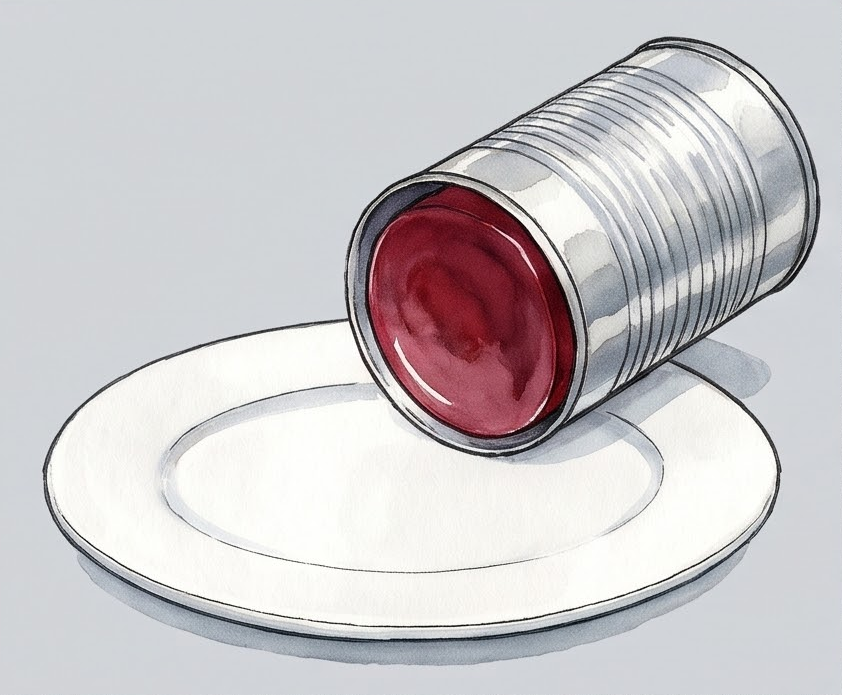
#> input picture projects/Thanksgiving/tests/cran_p1.png, 842 x 695 px, found by its file name; its folder holds only this picture in this run
$ python cran_cut.py
#> lines starting #> are read from the running program, lines starting #| are printed output that depends on the picture; after the words box and inside, x2 and y2 are one past the last pixel; in counts of white or black regions, pixels touching at a corner belong together
import cv2,numpy as np,subprocess,os
out=[];info=[]
for i in range(1,7):
    p=cv2.imread(f'tests/cran_p{i}.png'); h,w=p.shape[:2]
#> further down, p is the input picture: shape (695, 842, 3); mean B, G, R 201.7, 199.3, 202.8
#> after `h, w = p.shape[:2]`: h = 695; w = 842
    bg=np.median(np.r_[p[:15].reshape(-1,3),p[:, :15].reshape(-1,3)],0)
#> bg = [216, 213, 209]
    d=np.abs(p.astype(int)-bg).sum(2)
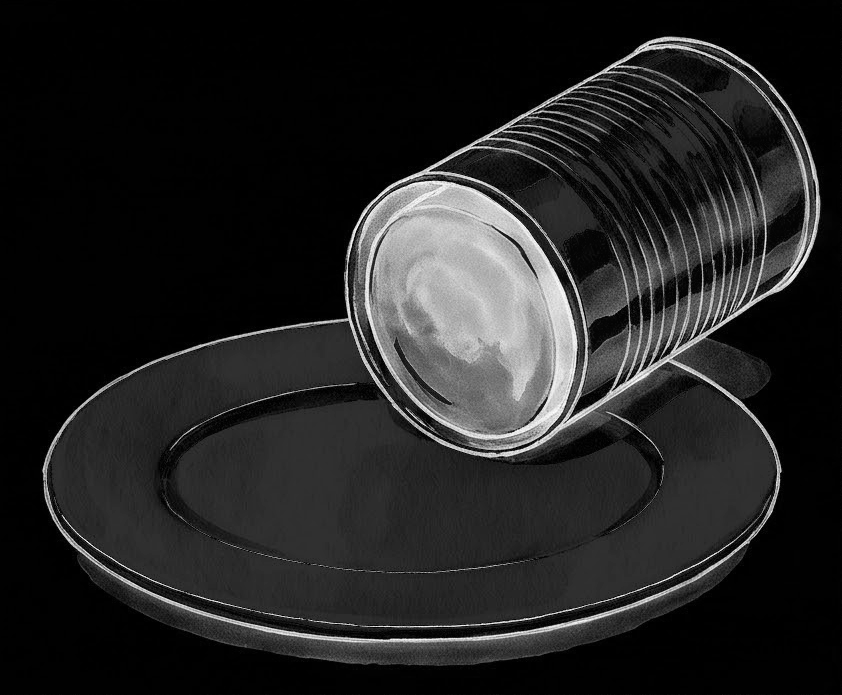
#> d: shape (695, 842) float64; min 0, max 638, mean 88.4; drawn with min black and max white
    fg=(d>75).astype(np.uint8)
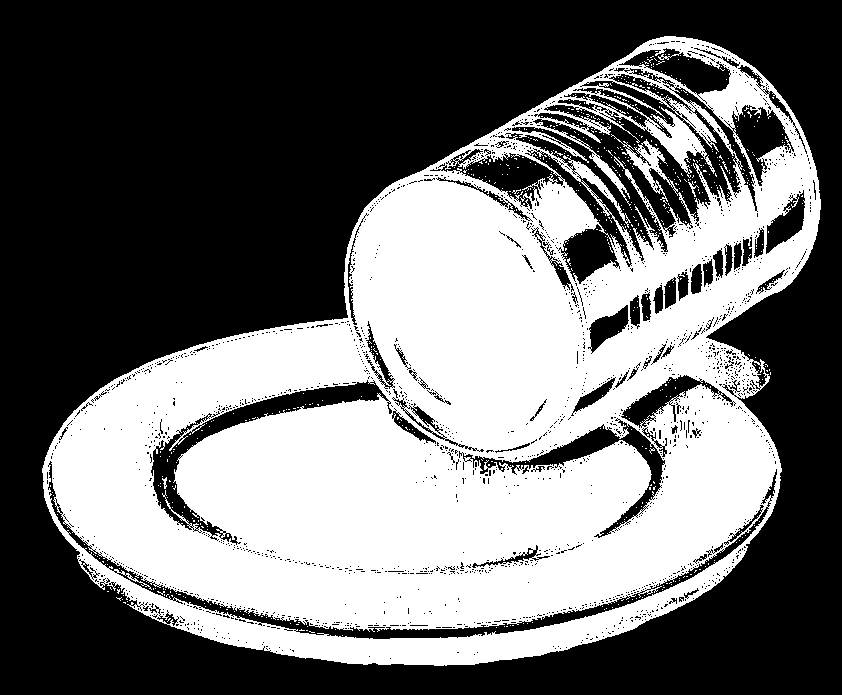
#> fg: shape (695, 842); values 0 (black) and 1 (white), 43.1% white; 618 white regions (615 under 20 px), largest, box (x1, y1, x2, y2) and area: (42, 36, 821, 666) 250810, (688, 181, 699, 197) 44, (162, 477, 167, 489) 31
    fg=cv2.morphologyEx(fg,cv2.MORPH_CLOSE,np.ones((7,7),np.uint8))
#> fg: shape (695, 842); values 0 (black) and 1 (white), 48.8% white; 6 white regions (5 under 20 px), largest, box (x1, y1, x2, y2) and area: (42, 36, 821, 666) 285772
    ff=fg.copy();cv2.floodFill(ff,np.zeros((h+2,w+2),np.uint8),(0,0),1)
#> after `cv2.floodFill(ff, np.zeros((h + 2, w + 2), np.uint8), (0, 0), 1)`:
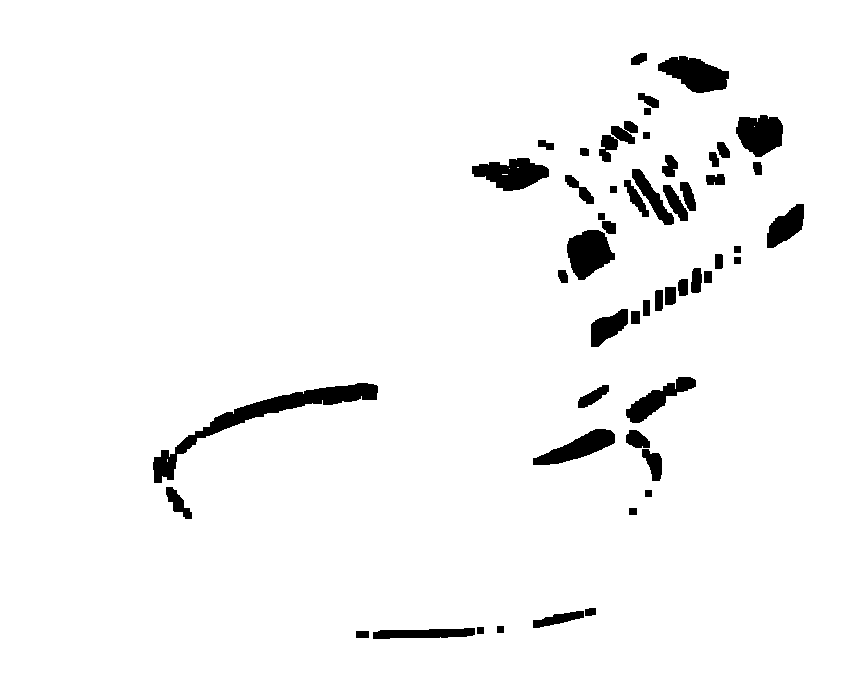
#> ff: shape (695, 842); values 0 (black) and 1 (white), 96% white; 52 black regions, largest, box (x1, y1, x2, y2) and area: (153, 383, 378, 483) 3552, (658, 56, 729, 93) 1636, (567, 230, 615, 280) 1621
    fg=fg|(1-ff)   # fill holes
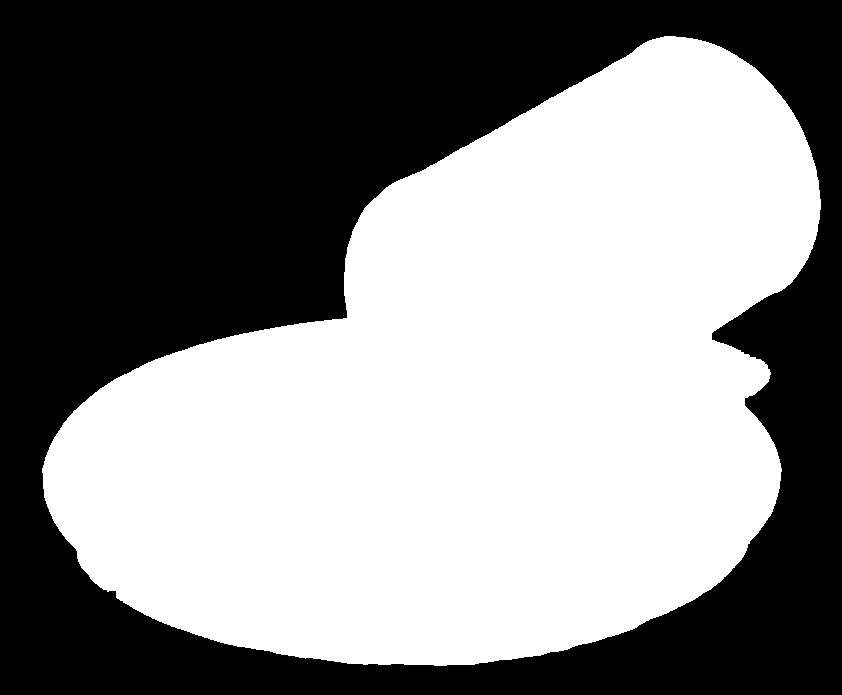
#> fg: shape (695, 842); values 0 (black) and 1 (white), 52.8% white; 1 black region, box (x1, y1, x2, y2) and area: (0, 0, 842, 695) 276289
    n,lab,st,_=cv2.connectedComponentsWithStats(fg)
#> n = 2; st = [[0, 0, 842, 695, 276289], [42, 36, 779, 630, 308901]]
    keep=np.zeros_like(fg)
    for k in range(1,n):
        if st[k,4]>3000: keep|=(lab==k).astype(np.uint8)
    a=cv2.GaussianBlur(keep.astype(np.float32),(3,3),0)
    # plate = big bright component
    br=((p.min(2)>235)&(keep>0)).astype(np.uint8)
#> br: shape (695, 842); values 0 (black) and 1 (white), 23.6% white; 674 white regions (637 under 20 px), largest, box (x1, y1, x2, y2) and area: (51, 322, 776, 626) 126151, (510, 177, 607, 261) 2679, (698, 62, 772, 132) 1681
    n,lab,st,_=cv2.connectedComponentsWithStats(br); k=1+np.argmax(st[1:,4])
#> after `n, lab, st, _ = cv2.connectedComponentsWithStats(br)`:
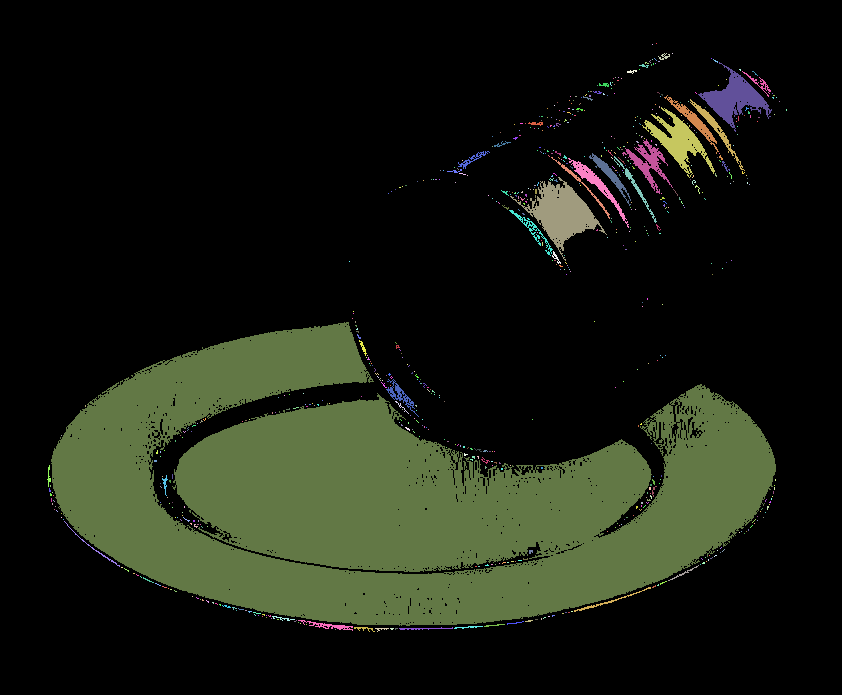
#> lab: shape (695, 842) int32; 675 distinct labels, from 0 to 674; one colour per label, 0 black
#> after `n, lab, st, _ = cv2.connectedComponentsWithStats(br)`: n = 675; st = 675 rows, first 6: [0, 0, 842, 695, 446892], [656, 43, 1, 1, 1], [652, 44, 1, 1, 1], [658, 53, 12, 7, 35], [672, 53, 1, 1, 1], [652, 59, 1, 1, 1]
#> after `k = 1 + np.argmax(st[1:, 4])`: k = 346
    x,y,ww,hh=st[k,:4]; info.append((x+ww/2,y+hh,ww))
#> after `x, y, ww, hh = st[k, :4]`: x = 51; y = 322; ww = 725; hh = 304
    # shadow cleanup: drop everything below the plate's centre line that lies outside the plate ellipse, unless it's red sauce
    pl=cv2.morphologyEx((lab==k).astype(np.uint8),cv2.MORPH_CLOSE,np.ones((25,25),np.uint8))
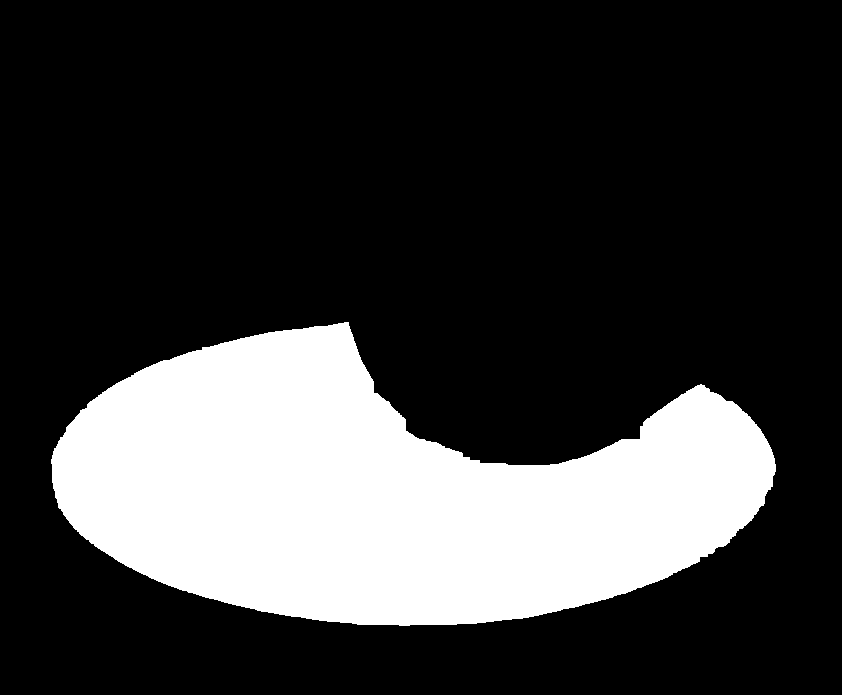
#> pl: shape (695, 842); values 0 (black) and 1 (white), 23.6% white; 1 white region
    cs,_=cv2.findContours(pl,cv2.RETR_EXTERNAL,cv2.CHAIN_APPROX_NONE); el=cv2.fitEllipse(max(cs,key=len))
#> after `cs, _ = cv2.findContours(pl, cv2.RETR_EXTERNAL, cv2.CHAIN_APPROX_NONE)`: cs = 1 contour; box (x1, y1, x2, y2) and area: (51, 322, 776, 626) 137204
#> after `el = cv2.fitEllipse(max(cs, key=len))`: el = ((386.8, 484.3), (284, 715.8), 92.55)
    em=np.zeros_like(pl); (ex,ey),(ea,eb),ang=el; cv2.ellipse(em,((ex,ey),(ea+36,eb+30),ang),1,-1)
#> after `(ex, ey), (ea, eb), ang = el`: ex = 386.8; ey = 484.3; ea = 284; eb = 715.8; ang = 92.55
#> after `cv2.ellipse(em, ((ex, ey), (ea + 36, eb + 30), ang), 1, -1)`: em: shape (695, 842); values 0 (black) and 1 (white), 32.1% white; 1 white region, box (x1, y1, x2, y2) and area: (14, 323, 760, 646) 188064
    hsv=cv2.cvtColor(p,cv2.COLOR_BGR2HSV); red=((hsv[...,0]<12)|(hsv[...,0]>165))&(hsv[...,1]>80)
#> after `hsv = cv2.cvtColor(p, cv2.COLOR_BGR2HSV)`: hsv: shape (695, 842, 3); mean H, S, V 88.8, 20.1, 207.7
#> after `red = ((hsv[..., 0] < 12) | (hsv[..., 0] > 165)) & (hsv[..., 1] > 80)`: red: shape (695, 842) bool; 6.6% white; 2 white regions (1 under 20 px), largest, box (x1, y1, x2, y2) and area: (366, 183, 577, 439) 38617
    yy=np.arange(h)[:,None]
#> yy = 695 values from 0 to 694
    drop=(yy>ey)&(em==0)&~red
#> drop: shape (695, 842) bool; 14.2% white; 1 white region, box (x1, y1, x2, y2) and area: (0, 485, 842, 695) 82941
    a=a*(~drop)
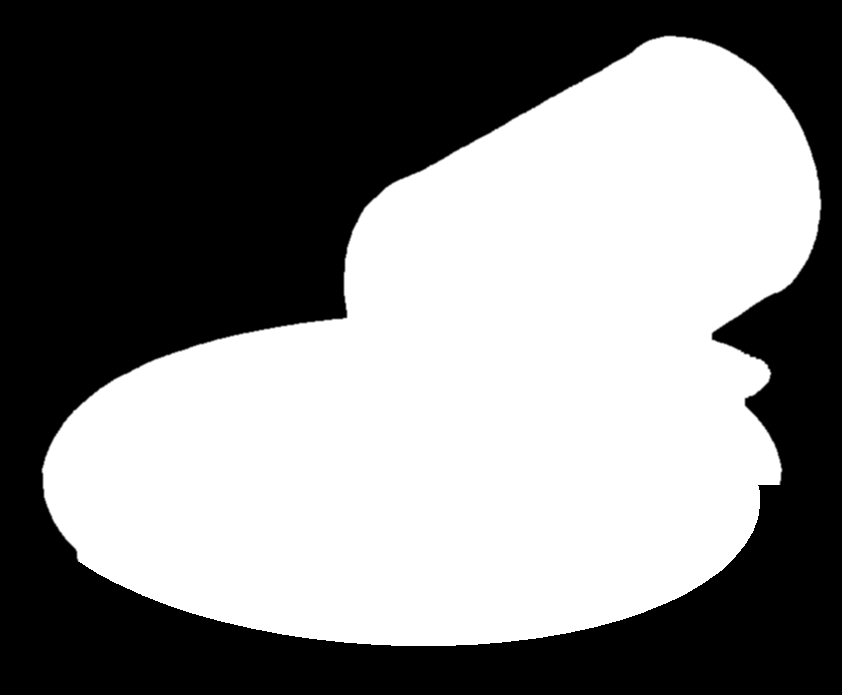
#> a: shape (695, 842) float32; min 0, max 1, mean 0.508
    a=cv2.GaussianBlur(a.astype(np.float32),(3,3),0)
    pr=w  # right edge of the panel (the can is cropped here in frames 4-6)
#> pr = 842
    info[-1]=info[-1]+(pr,)
    out.append(np.dstack([p,(a*255).astype(np.uint8)]))
    cv2.imwrite(f'tests/cran_cut{i}.png',out[-1])
#> (the run stopped early here; a loop or call above may not have finished)
